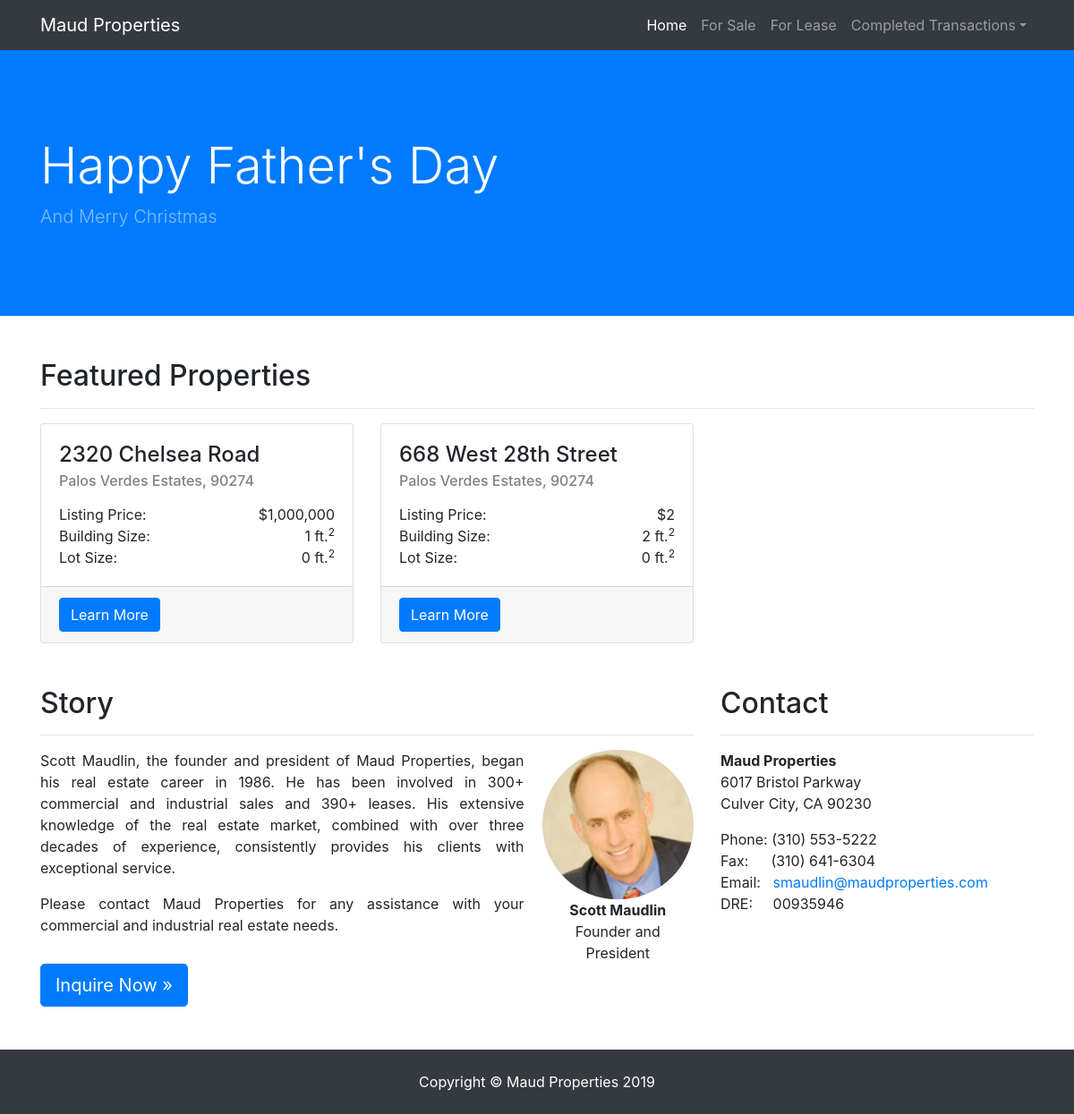
/, run on an earlier commit of the app's database.
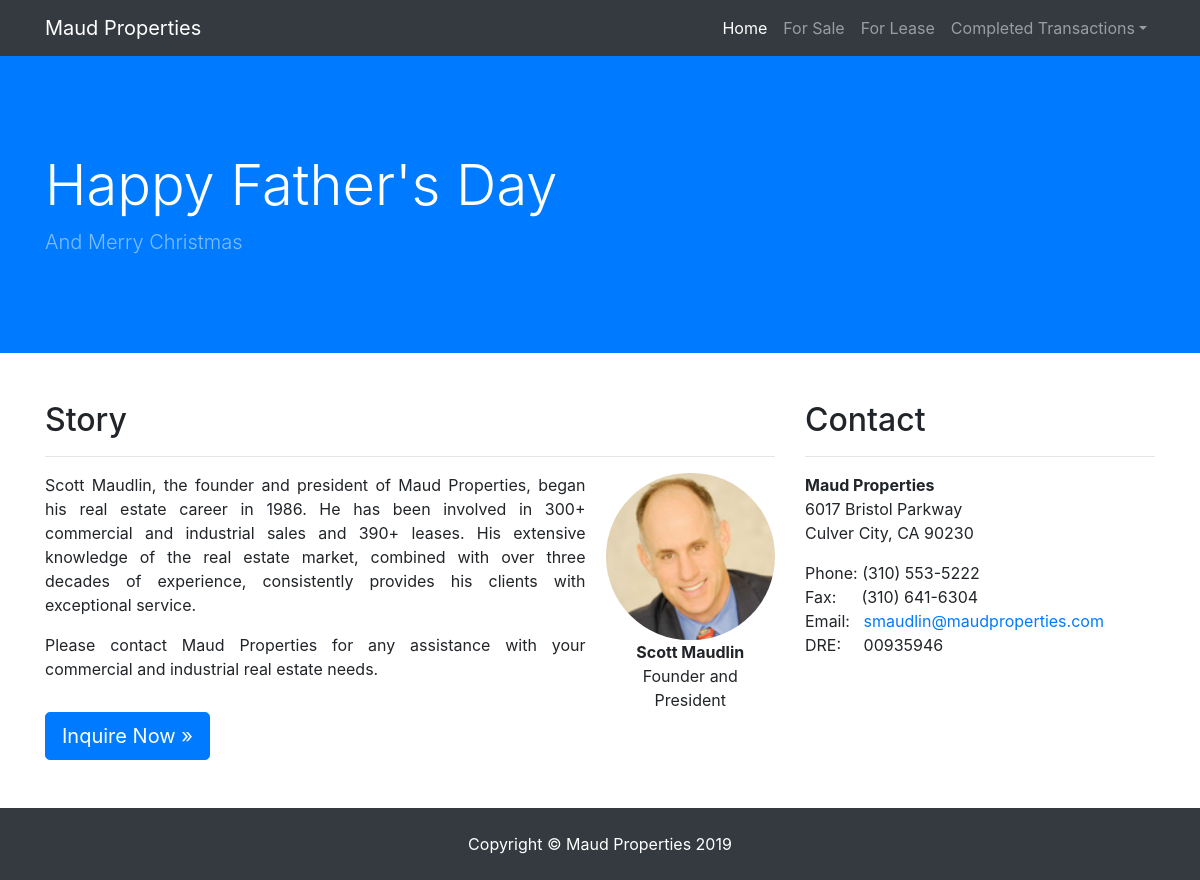
And on a later commit of the database.
### sale/models.py (models this page shows)
class Listing(models.Model):
    address = models.CharField(max_length=200)
    city = models.CharField(max_length=50, default='Culver City')
    zipcode = models.DecimalField(max_digits=5, decimal_places=0, default=0)
    longitude = models.DecimalField(max_digits=10, decimal_places=7, default=0)
    latitude = models.DecimalField(max_digits=10, decimal_places=7, default=0)
    price = models.IntegerField(default=0, blank=True)
    lot_size = models.IntegerField(default=0, blank=True)
    building_size = models.IntegerField(default=0, blank=True)
    completed = models.BooleanField(default=False, blank=True)
    in_escrow = models.BooleanField(default=False, blank=True)
    property_type = models.CharField(max_length=40, default="Owner/User", blank=True)
    description = models.CharField(max_length=400, blank=True)
    main_image = models.ImageField(upload_to='images/', blank=True)
    flier = models.FileField(upload_to='fliers/', blank=True)
    class Meta:
        abstract=True

class Sale(Listing):
    in_escrow = models.BooleanField(default=False, blank=True)
    featured = models.BooleanField(default=False, blank=True)
    def priceAddOn(self):
        return ""

### home/views.py (the view)
# urls.py: path('', views.index, name='index'),
def index(request):
    template = 'home/index.html'
    sales = Sale.objects.filter(featured=True)
    title = 'Featured Property' if  sales.count() < 2 else 'Featured Properties'
    context = {
        'featured_properties': sales,
        'title': title
    }
    return render(request, template, context)

### home/templates/home/index.html (shortened to what this page needs)
<!DOCTYPE html>
<html lang="en">
<head>
  <link href="https://stackpath.bootstrapcdn.com/bootstrap/4.3.1/css/bootstrap.min.css" rel="stylesheet">
  {% load static %}
  <link href="{% static "home/main.css"%}" rel="stylesheet">
  {% load humanize %}
</head>
<body>
  <div id="nav-placeholder">
      {% include "home/nav.html" with active_tab="Home" %}
  </div>
  <header class="bg-primary py-5 mb-5">
    <div class="container h-100">
      <div class="row h-100 align-items-center">
        <div class="col-lg-12">
          <h1 class="display-4 text-white mt-5 mb-2">Happy Father's Day</h1>
          <p class="lead mb-5 text-white-50">And Merry Christmas</p>
        </div>
      </div>
    </div>
  </header>
  <div class="container">
    {% if featured_properties|length > 0 %}
      <h2>{{title}}</h2>
      <hr>
      <div class="row">
        {% for prop in featured_properties %}
        <div class="col-md-4 mb-5">
          <div class="card h-100">
          <div class="card-body">
            <h4 class="card-title">{{prop.address}}</h4>
            <h6 class="card-subtitle" style="margin-bottom: 15px;">{{prop.city}}, {{prop.zipcode}}</h6>
            <span class="card-text">Listing Price:</span>
            <span class="card-text" style="float: right">${{prop.price|intcomma}}{{prop.priceAddOn}}</span>
            <br>
            <span class="card-text">Building Size:</span>
            <span class="card-text" style="float: right">{{prop.building_size|intcomma}} ft.<sup>2</sup></span>
            <br>
            <span class="card-text">Lot Size:</span>
            <span class="card-text" style="float: right">{{prop.lot_size|intcomma}} ft.<sup>2</sup></span>
          </div>
          <div class="card-footer">
            <a href="sale/{{prop.id}}" class="btn btn-primary">Learn More</a>
          </div>
          </div>
          </div>
        {% endfor %}
      </div>
    {% endif %}
    <div class="row">
      <div class="col-md-8 mb-5">
        <h2>Story</h2>
        <hr>
        <div class="story">
          <div class="story-text" >
            <p align="justify">Scott Maudlin, the founder and president of Maud Properties, began his real estate career in 1986. He has been involved in 300+ commercial and industrial sales and 390+ leases. His extensive knowledge of the real estate market, combined with over three decades of experience, consistently provides his clients with exceptional service.</p>
            <p align="justify">Please contact Maud Properties for any assistance with your commercial and industrial real estate needs.</p>
          </div>
          <div class="parent">
            <img style="border-radius: 1000px;" height="180" width="180" src="{% static "home/scott.jpg" %} ">
            <span style="font-weight: bold" align="center">Scott Maudlin</span>
            <br>
            <span>Founder and President</span>
          </div>
        </div>
        <a class="btn btn-primary btn-lg" href="mailto:smaudlin@maudproperties.com">Inquire Now &raquo;</a>
      </div>
      <div class="col-md-4 mb-5">
        <h2>Contact</h2>
        <hr>
        <address>
          <strong>Maud Properties</strong>
          <br>6017 Bristol Parkway
          <br>Culver City, CA 90230
          <br>
        </address>
        <address>
          <span title="Phone">Phone:</span>
          (310) 553-5222
          <br>
          <span title="Phone">Fax: &emsp; </span>
          (310) 641-6304
          <br>
          <span title="Email">Email: &nbsp;</span>
          <a href="mailto:#">smaudlin@maudproperties.com</a>
          <br>
          <span title="Phone">DRE: &nbsp; &nbsp; </span>
          00935946
          <br>
        </address>
      </div>
    </div>
  </div>
  <div id="nav-placeholder">
    {% include "home/foot.html" %}
  </div>
</body>
</html>

What changed in the data, as far as the page shows it:
removed Sale: address "2320 Chelsea Road", city "Palos Verdes Estates", zipcode "90274", price "1,000,000", building_size "1", lot_size "0"
removed Sale: address "668 West 28th Street", city "Palos Verdes Estates", zipcode "90274", price "2", building_size "2", lot_size "0"
Also different on the page:
{{ title }}: "Featured Properties" → (not shown)
